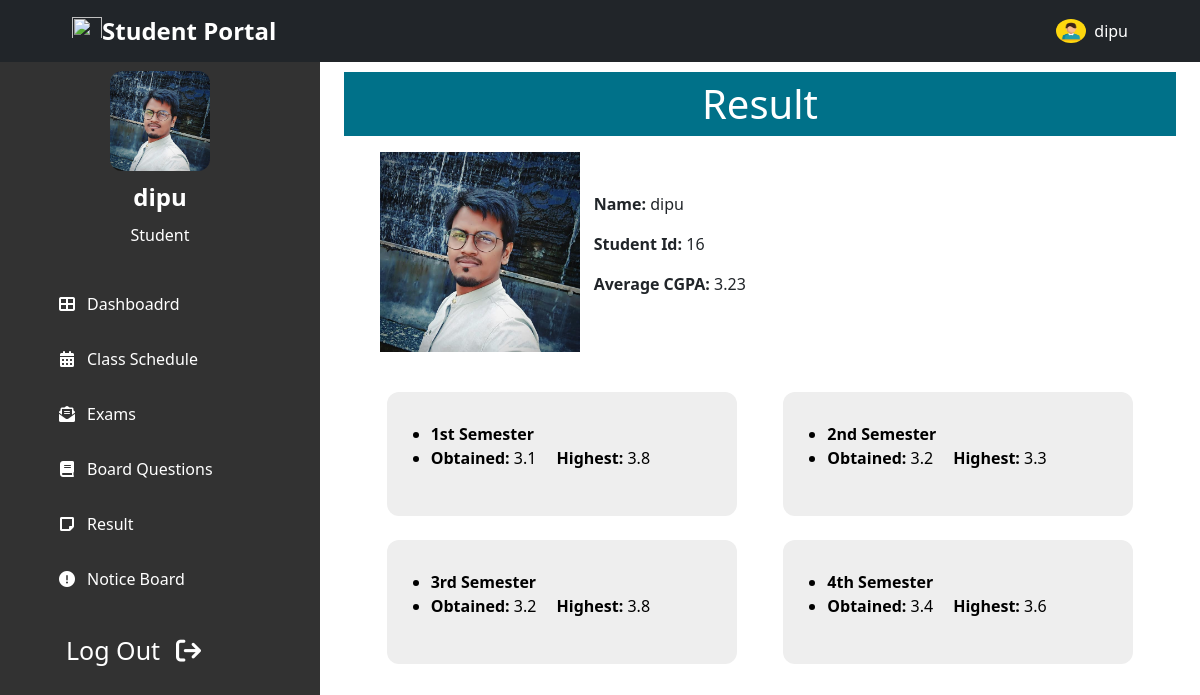
The page /student/student_result.php (signed in) on the database its author committed.
### tables this page shows
CREATE TABLE `Students` (
  `id` int NOT NULL,
  `name` varchar(100) NOT NULL,
  `image` varchar(100) DEFAULT NULL,
  `father` varchar(100) NOT NULL,
  `mother` varchar(100) NOT NULL,
  `nid` bigint DEFAULT NULL,
  `birthreg` bigint DEFAULT NULL,
  `std_id` int NOT NULL,
  `gender` varchar(10) NOT NULL,
  `blood` varchar(5) DEFAULT NULL,
  `religion` varchar(20) DEFAULT NULL,
  `present_addr` text NOT NULL,
  `parma_addr` text NOT NULL,
  `phone` varchar(15) NOT NULL,
  `email` varchar(100) NOT NULL,
  `interests` text,
  `updated_at` timestamp NOT NULL DEFAULT CURRENT_TIMESTAMP ON UPDATE CURRENT_TIMESTAMP,
  `created_at` timestamp NOT NULL DEFAULT CURRENT_TIMESTAMP
);

CREATE TABLE `Results` (
  `id` int NOT NULL,
  `semester` int NOT NULL,
  `std_id` int NOT NULL,
  `grade` float NOT NULL,
  `highest` float NOT NULL,
  `updated_at` timestamp NOT NULL DEFAULT CURRENT_TIMESTAMP ON UPDATE CURRENT_TIMESTAMP,
  `created_at` timestamp NOT NULL DEFAULT CURRENT_TIMESTAMP
);

### student/backend/session_check.php (called while the page is built, shortened)
<?php
    if($_SESSION['user'] != 'student')
    {
        header('Location: /');
    }
    else
    {
        $id     =   $_SESSION['id'];
        $sql    =   "SELECT * FROM `Students` WHERE `std_id` = $id LIMIT 1";
        $query  =   mysqli_query($conn, $sql);
        $std    =   mysqli_fetch_array($query, MYSQLI_ASSOC);
    }
?>

### student/backend/student_result.php (called while the page is built, shortened)
<?php
    $id     =   $_SESSION['id'];
    $sql    =   "SELECT * FROM `Results` WHERE `std_id` = $id ORDER BY `semester`";
    $query  =   mysqli_query($conn, $sql);
    $rslt   =   mysqli_fetch_all($query, MYSQLI_ASSOC);
    $total = 0;
    foreach($rslt as $r)
    {
        $total += $r['grade'];
    }
    $cgpa = $total/count($rslt);
?>

### student/student_result.php (the view, shortened to what this page needs)
<!DOCTYPE html>
<html lang="en">
<?php
    include "student_head.php";
    include "backend/student_result.php";
?>
<body class="">
<?php include "../header_nav.php";?>
    <section class="header-container">
        <?php include "student_sidebar.php";?>
    </section>
    <section id="home-container"  class="home-container active-2">
        <div class="px-4 py-5 mt-4">
            <h1 class="common-background-2 p-2 text-center">Result</h1>
            <div class="my-3 row align-items-center justify-content-center">
                <div class="col col-12 col-md-3 profile-image text-center">
                    <img class="" src="../images/student/<?php echo $std['image']; ?>" alt="">
                </div>
                <div class="col col-12 col-md-8 py-3">
                    <p><span class="fw-bold">Name:</span> <?php echo $std['name']; ?></p>
                    <p><span class="fw-bold">Student Id:</span> <?php echo $std['std_id']; ?></p>
                    <p><span class="fw-bold">Average CGPA:</span> <?php echo number_format((float)$cgpa, 2, '.', ''); ?></p>
                </div>
            </div>
            <div class="my-2 row justify-content-evenly align-items-center px-2 g-4">
                <?php
                    foreach($rslt as $r){
                ?>
                <a class="d-block common-card col col-12 col-lg-5" style="text-decoration: none; color:black;" href="">
                    <ul>
                        <li class="fw-bold">
                            <?php
                                if($r['semester'] == 1) echo "1st";
                                else if($r['semester'] == 2) echo "2nd";
                                else if($r['semester'] == 3) echo "3rd";
                                else echo $r['semester']."th";
                            ?>
                            Semester
                        </li>
                        <li class=""><span class="fw-bold">Obtained: </span><?php echo $r['grade']; ?> <span class="fw-bold ps-3">Highest: </span><?php echo $r['highest']; ?></li>
                    </ul>
                </a>
                <?php
                    }
                ?>
    </section>
</body>
</html>

### student/student_head.php (shortened to what this page needs)
<?php
    include 'backend/session_check.php';
?>
<head>
    <link rel="stylesheet" href="../style.css">
    <link rel="stylesheet" href="https://cdnjs.cloudflare.com/ajax/libs/font-awesome/6.0.0/css/all.min.css"
 />
    <link href="https://cdn.jsdelivr.net/npm/bootstrap@5.1.3/dist/css/bootstrap.min.css" rel="stylesheet">
    <link rel='stylesheet' href='https://fullcalendar.io/js/fullcalendar-3.1.0/fullcalendar.min.css' />
</head>

### header_nav.php (shortened to what this page needs)
<header id="header-nav">
<nav class="navbar navbar-expand-lg navbar-dark bg-dark fixed-top top-bar-padding">
    <div class="container-fluid">
        <a class="navbar-brand fw-bold fs-4" href="#"> <img src="../images/versity-logo.png" alt="" width="30" height="24" class="d-inline-block align-text-top"><span class="">Student Portal</span></a>
        <div class="d-flex text-white align-items-center">
        <img src="../images/profile.jpg" alt="" width="30" height="24" class="d-inline-block align-text-top rounded-circle">
            <p class="ps-2 mb-0">
                <?php echo $_SESSION['name']; ?>
            </p>
        </div>
        </div>
</nav>
</header>

### student/student_sidebar.php (shortened to what this page needs)
<div id="sidebar" class="common-background link-no-style sidebar active">
    <div class="container">
        <div id="sidebar-main-content" class="sidebar-main-content active">
        <div class="profile_content">
            <div class="profile">
                <div class="profile_details">
                    <img src="../images/student/<?php echo $std['image']; ?>" alt="">
                    <div class="name_job text-center">
                        <div class="name fw-bold fs-4 py-2"><?php echo $std['name']; ?></div>
                        <div class="job">Student</div>
                    </div>
                </div>
            </div>
        </div>
        <div class="">
            <ul class="nav_list p-0">
                <li class="">
                    <a class="" href="../student/student_home.php"><i class="fas fa-th-large"></i><span class="links_name">Dashboadrd</span></a>
                </li>
                <li class="">
                    <a class="" href="../student/student_schedule.php"><i class="fas fa-calendar-alt"></i><span class="links_name">Class Schedule</span></a>
                </li>
                <li class="">
                    <a class="" href="../student/student_exam.php"><i class="fas fa-envelope-open-text"></i><span class="links_name">Exams</span></a>
                </li>
                <li class="">
                    <a class="" href="../student/board_questions.php"><i class="fas fa-book"></i><span class="links_name">Board Questions</span></a>
                </li>
                <li class="">
                    <a class="" href="../student/student_result.php"><i class="fas fa-sticky-note"></i><span class="links_name">Result</span></a>
                </li>
                <li class="">
                    <a class="" href="../student/notice.php"><i class="fas fa-exclamation-circle"></i><span class="links_name">Notice Board</span></a>
                </li>
            </ul>
        </div>
        <div id="log_out" class="">
            <a class="log-out py-2 px-4" href="../backend/logout.php">Log Out<i class="fas fa-sign-out ps-3"></i></a>
        </div>
        </div>
</div>
</div>

### style.css (style rules this page uses)
body { font-family: "Roboto", sans-serif; }
.common-background { background-color: #1c1c1ce6; color: white; }
.common-background-2 { background-color: #007189; color: white; }
.link-no-style a { text-decoration: none; color: white; }
.link-no-style ul { list-style-type: none; }
.top-bar-padding { padding-left: 60px; padding-right: 60px; }
.header-container { position: relative; min-height: 100%; width: 100%; overflow-x: hidden; overflow-y: scroll; }
.sidebar { position: fixed; top: 55px; left: 0; height: 100%; overflow-y: scroll; width: 80px; padding: 6px 30px; transition: all 0.4s ease-in; }
.sidebar.active { width: 320px; }
.sidebar-main-content { visibility: hidden; opacity: 0; transition: visibility 0s ease-in-out, opacity 0.5s ease-in; }
.sidebar-main-content.active { visibility: visible; opacity: 1; }
.sidebar ul { margin-top: 20px; }
.sidebar ul li { position: relative; width: 100%; margin: 0 5px; list-style: none; line-height: 55px; }
.sidebar ul li a { display: flex; align-items: center; border-radius: 10px; transition: all 0.3s ease-in; }
.sidebar ul li a i { height: 55px; min-width: 40px; border-radius: 10px; line-height: 55px; text-align: center; }
.log-out { text-decoration: none; text-align: center; border-radius: 10px; width: 100%; }
.sidebar .profile_content .profile { position: relative; padding: 10px 6px; }
.profile_details { display: flex; flex-direction: column; align-items: center; justify-content: center; }
.profile_details img { height: 100px; width: 100px; object-fit: cover; border-radius: 12px; }
#log_out { line-height: 55px; font-size: 25px; border-radius: 12px; }
.home-container { position: absolute; height: 100%; width: calc(100% - 80px); left: 80px; top: 0%; transition: all 0.4s ease-in; }
.home-container.active-2 { width: calc(100% - 320px); left: 320px; }
.profile-image img { height: 200px; width: 200px; object-fit: cover; }
.common-card { background-color: #eee; color: #007189; border-radius: 12px; padding: 30px 30px; transition: all 0.3s ease; }

### rows shown on the page
students: image (picture), name "dipu", std "16"
results: semester "1st", grade "3.1", highest "3.8"
results: semester "2nd", grade "3.2", highest "3.3"
results: semester "3rd", grade "3.2", highest "3.8"
results: semester "4", grade "3.4", highest "3.6"

### other values the page prints
$_SESSION['name'] "dipu"
$cgpa "3.23"
